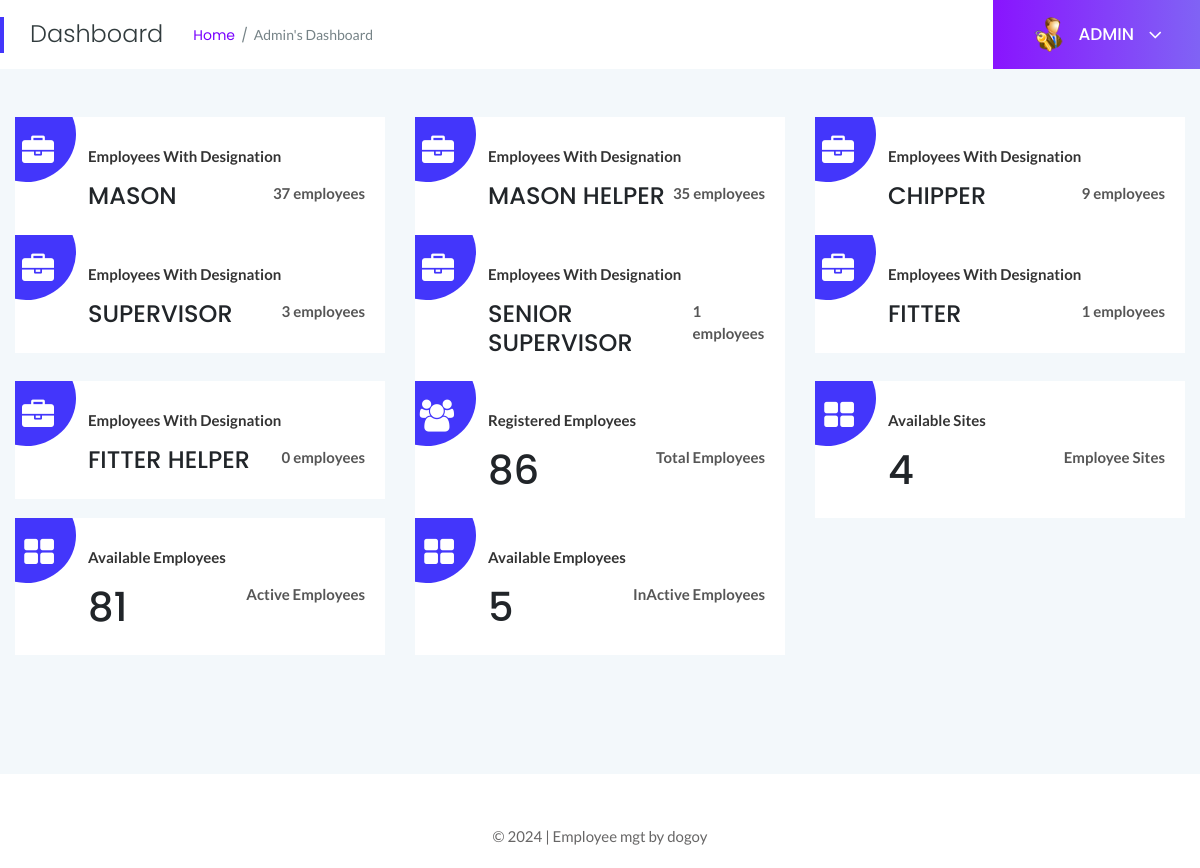
Screenshot of /admin/dashboard.php (signed in) with the database file from the repository.
### tables this page shows
CREATE TABLE `tbldesignation` (
  `id` int NOT NULL AUTO_INCREMENT,
  `name` varchar(200) NOT NULL,
  `status` varchar(200) NOT NULL,
  `CreationDate` timestamp NOT NULL DEFAULT CURRENT_TIMESTAMP ON UPDATE CURRENT_TIMESTAMP,
  PRIMARY KEY (`id`)
);

### admin/dashboard.php (the view, shortened to what this page needs)
<!doctype html>
<html class="no-js" lang="en">
<head>
    <link rel="stylesheet" href="../assets/css/bootstrap.min.css">
    <link rel="stylesheet" href="../assets/css/font-awesome.min.css">
    <link rel="stylesheet" href="../assets/css/themify-icons.css">
    <link rel="stylesheet" href="../assets/css/metisMenu.css">
    <link rel="stylesheet" href="../assets/css/owl.carousel.min.css">
    <link rel="stylesheet" href="../assets/css/slicknav.min.css">
    <link rel="stylesheet" href="https://www.amcharts.com/lib/3/plugins/export/export.css" type="text/css" media="all" />
    <link rel="stylesheet" href="../assets/css/typography.css">
    <link rel="stylesheet" href="../assets/css/default-css.css">
    <link rel="stylesheet" href="../assets/css/styles.css">
    <link rel="stylesheet" href="../assets/css/responsive.css">
</head>
<body>
    <div class="page-container">
        <div class="main-content">
            <div class="page-title-area">
                <div class="row align-items-center">
                    <div class="col-sm-6">
                        <div class="breadcrumbs-area clearfix">
                            <h4 class="page-title pull-left">Dashboard</h4>
                            <ul class="breadcrumbs pull-left">
                                <li><a href="dashboard.php">Home</a></li>
                                <li><span>Admin's Dashboard</span></li>
                            </ul>
                        </div>
                    </div>
                    <div class="col-sm-6 clearfix">
                        <div class="user-profile pull-right">
                            <img class="avatar user-thumb" src="../assets/images/admin.png" alt="avatar">
                            <h4 class="user-name dropdown-toggle" data-toggle="dropdown">ADMIN <i class="fa fa-angle-down"></i></h4>
                        </div>
                    </div>
                </div>
            </div>
            <div class="main-content-inner">
                <div class="sales-report-area mt-5 mb-5">
                    <div class="row">
                    <?php
include '../../includes/dbconn.php';
$sql = "SELECT d.id, d.name, COUNT(e.id) AS employee_count
        FROM tbldesignation d
        LEFT JOIN tblemployees e ON d.id = e.designation
        GROUP BY d.id, d.name";
$query = $dbh->prepare($sql);
$query->execute();
$results = $query->fetchAll(PDO::FETCH_OBJ);
foreach ($results as $result) {
    ?>
    <div class="col-md-4">
        <div class="single-report mb-xs-30">
            <div class="s-report-inner pr--20 pt--30 mb-3">
                <div class="icon"><i class="fa fa-briefcase"></i></div>
                <div class="s-report-title d-flex justify-content-between">
                    <h4 class="header-title mb-0">Employees With Designation</h4>
                </div>
                <div class="d-flex justify-content-between pb-2">
                    <h4><?php echo htmlentities($result->name); ?></h4>
                    <span><?php echo htmlentities($result->employee_count); ?> employees</span>
                </div>
            </div>
        </div>
    </div>
    <?php
}
?>
                        <div class="col-md-4">
                            <div class="single-report mb-xs-30">
                                <div class="s-report-inner pr--20 pt--30 mb-3">
                                    <div class="icon"><i class="fa fa-users"></i></div>
                                    <div class="s-report-title d-flex justify-content-between">
                                        <h4 class="header-title mb-0">Registered Employees</h4>
                                    </div>
                                    <div class="d-flex justify-content-between pb-2">
                                        <h1><?php include 'counters/emp-counter.php'?></h1>
                                        <span>Total Employees</span>
                                    </div>
                                </div>
                            </div>
                        </div>
                        <div class="col-md-4">
                            <div class="single-report">
                                <div class="s-report-inner pr--20 pt--30 mb-3">
                                    <div class="icon"><i class="fa fa-th-large"></i></div>
                                    <div class="s-report-title d-flex justify-content-between">
                                        <h4 class="header-title mb-0">Available Sites</h4>
                                    </div>
                                    <div class="d-flex justify-content-between pb-2">
                                        <h1><?php include 'counters/dept-counter.php'?></h1>
                                        <span>Employee Sites</span>
                                    </div>
                                </div>
                            </div>
                        </div>
                        <div class="col-md-4">
                            <div class="single-report">
                                <div class="s-report-inner pr--20 pt--30 mb-3">
                                    <div class="icon"><i class="fa fa-th-large"></i></div>
                                    <div class="s-report-title d-flex justify-content-between">
                                        <h4 class="header-title mb-0">Available Employees</h4>
                                    </div>
                                    <div class="d-flex justify-content-between pb-2">
                                        <h1><?php include 'counters/activeemp-counter.php'?></h1>
                                        <span>Active Employees</span>
                                    </div>
                                </div>
                            </div>
                        </div>
                        <div class="col-md-4">
                            <div class="single-report">
                                <div class="s-report-inner pr--20 pt--30 mb-3">
                                    <div class="icon"><i class="fa fa-th-large"></i></div>
                                    <div class="s-report-title d-flex justify-content-between">
                                        <h4 class="header-title mb-0">Available Employees</h4>
                                    </div>
                                    <div class="d-flex justify-content-between pb-2">
                                        <h1><?php include 'counters/inactiveemp-counter.php'?></h1>
                                        <span>InActive Employees</span>
                                    </div>
                                </div>
                            </div>
                        </div>
                    </div>
                    <br>
                </div>
                                        </div>
                                        </div>
                        </div>
            <?php include '../includes/footer.php' ?>
</body>
</html>

### admin/counters/emp-counter.php (shortened to what this page needs)
<?php
    include '../../includes/dbconn.php';
    $sql = "SELECT id from tblemployees";
    $query = $dbh -> prepare($sql);
    $query->execute();
    $empcount=$query->rowCount();
    echo htmlentities($empcount);
?>

### admin/counters/dept-counter.php (shortened to what this page needs)
<?php
    include '../../includes/dbconn.php';
    $sql = "SELECT id from tblsite";
    $query = $dbh -> prepare($sql);
    $query->execute();
    $dptcount=$query->rowCount();
    echo htmlentities($dptcount);
?>

### admin/counters/activeemp-counter.php (shortened to what this page needs)
<?php
    include '../../includes/dbconn.php';
    $sql = "SELECT id from tblemployees WHERE Status = '1'";
    $query = $dbh -> prepare($sql);
    $query->execute();
    $leavtypcount=$query->rowCount();
    echo htmlentities($leavtypcount);
?>

### admin/counters/inactiveemp-counter.php (shortened to what this page needs)
<?php
    include '../../includes/dbconn.php';
    $sql = "SELECT id from tblemployees WHERE Status = '0'";
    $query = $dbh -> prepare($sql);
    $query->execute();
    $leavtypcount=$query->rowCount();
    echo htmlentities($leavtypcount);
?>

### includes/footer.php
<footer>
        <div class="footer-area">
                <p>© <?php echo date("Y");?> | Employee mgt by dogoy</a></p>
        </div>
</footer>

### assets/css/styles.css (style rules this page uses)
.page-container { width: 100%; height: 100%; min-height: 100vh; padding-left: 280px; -webkit-transition: padding-left 0.3s ease 0s; transition: padding-left 0.3s ease 0s; }
.sbar_collapsed.page-container { padding-left: 0; }
.main-content { width: 100%; background: #f3f8fb; }
.main-content-inner { padding: 0 30px 50px; }
.page-title-area { padding: 0 30px; background: #fff; position: relative; }
.page-title-area:before { content: ""; position: absolute; left: 0; top: 50%; width: 4px; height: 36px; background: var(--primary-color); -webkit-transform: translateY(-50%); transform: translateY(-50%); }
.page-title { font-size: 24px; font-weight: 300; color: #313b3d; letter-spacing: 0; margin-right: 30px; }
ul.breadcrumbs { margin-top: 4px; }
.breadcrumbs li { display: inline-block; }
.breadcrumbs li a, .breadcrumbs li span { display: block; font-size: 14px; font-weight: 400; color: #7801ff; letter-spacing: 0; margin-right: 16px; position: relative; }
.breadcrumbs li a:before { content: "/"; color: #768387; position: absolute; right: -13px; top: 0; }
.breadcrumbs li span { margin-right: 0; color: #768387; text-transform: capitalize; }
.user-profile { margin-right: -30px; display: -webkit-box; display: -ms-flexbox; display: flex; -webkit-box-align: center; -ms-flex-align: center; align-items: center; -ms-flex-wrap: wrap; flex-wrap: wrap; background: -webkit-linear-gradient(left, #8914fe 0%, #8063f5 100%); background: linear-gradient(to right, #8914fe 0%, #8063f5 100%); padding: 17px 38px; position: relative; }
.user-profile img.avatar { height: 35px; width: 35px; border-radius: 50%; margin-right: 12px; }
.user-name { font-size: 17px; font-weight: 500; color: #fff; letter-spacing: 0; cursor: pointer; -webkit-user-select: none; -moz-user-select: none; -ms-user-select: none; user-select: none; }
.user-name i { margin-left: 10px; font-size: 21px; vertical-align: middle; position: relative; }
.notification-area .dropdown-toggle, .user-name.dropdown-toggle { position: relative; }
.notification-area .dropdown-toggle:after, .user-name.dropdown-toggle:after { display: none; }
.single-report { background: #fff; overflow: hidden; position: relative; }
.s-report-inner { padding-left: 85px; }
.single-report .icon { font-size: 32px; color: #fff; background: var(--primary-color); height: 95px; width: 100px; text-align: right; padding-top: 40px; padding-right: 22px; border-radius: 50%; position: absolute; left: -39px; top: -30px; }
.s-report-title { margin-bottom: 25px; }
.header-title { font-family: "Lato", sans-serif; font-size: 18px; font-weight: 600; letter-spacing: 0; color: #333; text-transform: capitalize; margin-bottom: 17px; }
.single-report span { font-size: 15px; font-weight: 600; color: #565656; letter-spacing: 0; }
.footer-area { text-align: center; padding: 23px 0 19px; background: #fff; }
.footer-area p { color: #676666; margin-bottom: 0; }

### rows the page displays
tbldesignation: name "MASON", employee_count "37"
tbldesignation: name "MASON HELPER", employee_count "35"
tbldesignation: name "CHIPPER", employee_count "9"
tbldesignation: name "SUPERVISOR", employee_count "3"
tbldesignation: name "SENIOR SUPERVISOR", employee_count "1"
tbldesignation: name "FITTER", employee_count "1"
tbldesignation: name "FITTER HELPER", employee_count "0"

### other values shown
$empcount "86"
$dptcount "4"
$leavtypcount "81"
$leavtypcount "5"
